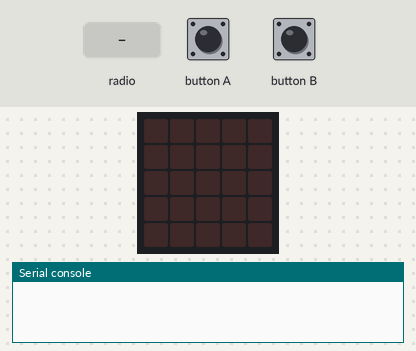
Bench run of a program on a simulated BBC micro:bit (MakeCode). On the bench: the board's 5×5 LED display, the last lines printed to the serial console. The test bench sets the inputs (shaded band). No radio messages arrive unless stated (any console line starting 'radio sent:' is added by the test bench).

Above: at 1.2 s.
1.3 s: button A pressed for 0.15 s
At 2.4 s:
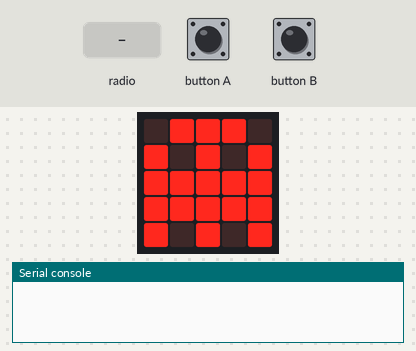
3.5 s: button A pressed for 0.15 s
At 4.1 s:
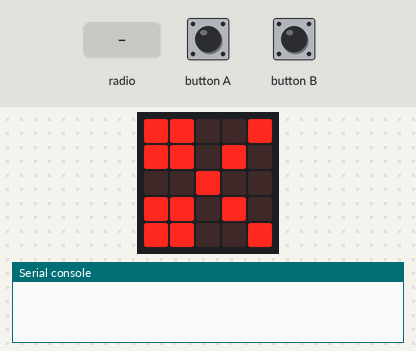
5.7 s: button A pressed for 0.15 s
At 6.3 s:
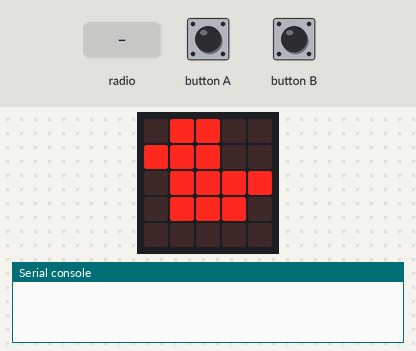
7.9 s: button B pressed for 0.15 s
9.5 s: radio message "1" arrives
At 10.0 s:
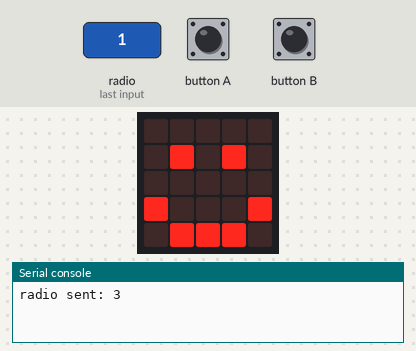
12.5 s: button A pressed 2 times (0.12 s each, 0.3 s apart)
At 13.7 s:
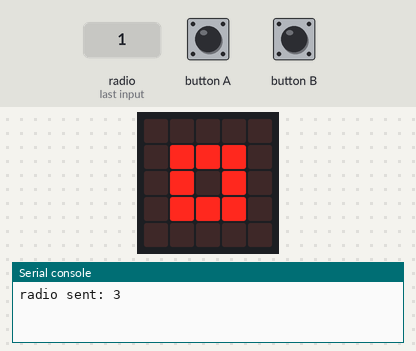
Timing chart, 0 to 15.5 s (numbered marks = the images above; inputs shaded):
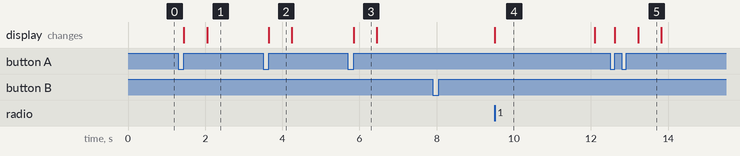

The program:

main.ts
```typescript
radio.onReceivedNumber(function (receivedNumber) {
    recibido = true
    tumano = receivedNumber
})
input.onButtonPressed(Button.A, function () {
    cuento = cuento + 1
    mimano = cuento % 5
    if (mimano == 0) {
        basic.showIcon(IconNames.SmallSquare)
    }
    if (mimano == 1) {
        basic.showIcon(IconNames.Square)
    }
    if (mimano == 2) {
        basic.showIcon(IconNames.Scissors)
    }
    if (mimano == 3) {
        basic.showIcon(IconNames.Duck)
    }
    if (true) {
        basic.showIcon(IconNames.Ghost)
    }
})
input.onButtonPressed(Button.B, function () {
    escogido = true
    radio.sendNumber(mimano)
})
let escogido = false
let tumano = 0
let recibido = false
let cuento = 0
let mimano = 0
radio.setGroup(111)
mimano = 0
cuento = 0
basic.forever(function () {
    if (escogido == true && recibido == true) {
        escogido = false
        recibido = false
        if (mimano == tumano) {
            basic.showIcon(IconNames.No)
        } else {
            if (mimano == 0 && tumano == 2 || mimano == 0 && tumano == 3) {
                basic.showIcon(IconNames.Happy)
            } else {
                if (mimano == 0 && tumano == 1 || mimano == 0 && tumano == 4) {
                    basic.showIcon(IconNames.Skull)
                } else {
                    if (mimano == 1 && tumano == 0 || mimano == 1 && tumano == 4) {
                        basic.showIcon(IconNames.Happy)
                    } else {
                        if (mimano == 1 && tumano == 2 || mimano == 1 && tumano == 3) {
                            basic.showIcon(IconNames.Skull)
                        } else {
                            if (mimano == 2 && tumano == 1 || mimano == 2 && tumano == 3) {
                                basic.showIcon(IconNames.Happy)
                            } else {
                                if (mimano == 2 && tumano == 4 || mimano == 2 && tumano == 0) {
                                    basic.showIcon(IconNames.Skull)
                                } else {
                                    if (mimano == 3 && tumano == 1 || mimano == 3 && tumano == 4) {
                                        basic.showIcon(IconNames.Happy)
                                    } else {
                                        if (mimano == 3 && tumano == 0 || mimano == 3 && tumano == 2) {
                                            basic.showIcon(IconNames.Skull)
                                        } else {
                                            if (mimano == 4 && tumano == 0 || mimano == 4 && tumano == 2) {
                                                basic.showIcon(IconNames.Happy)
                                            } else {
                                                if (mimano == 4 && tumano == 1 || mimano == 4 && tumano == 3) {
                                                    basic.showIcon(IconNames.Skull)
                                                }
                                            }
                                        }
                                    }
                                }
                            }
                        }
                    }
                }
            }
        }
        basic.pause(2000)
        basic.clearScreen()
    }
})
```

test.ts
```typescript
// aquí va el archivo "tests"; esto no se compilará cuando este paquete se utilice como una extensión.
```

Measured:
- after the input at 1.3 s, the display: first changes after 0.15 s (image 1 shows a later state)
- after the input at 3.5 s, the display: changes after 0.15 s (image 2)
- after the input at 5.7 s, the display: changes after 0.15 s (image 3)
- after the input at 9.5 s, the display: changes at once (image 4)
- after the input at 12.5 s, the display: first changes after 0.12 s (image 5 shows a later state)
- what the display in image 2 shows lasts 0.6 s, from 3.7 s to 4.3 s
- what the display in image 4 shows lasts 2.6 s, from 9.5 s to 12.1 s
